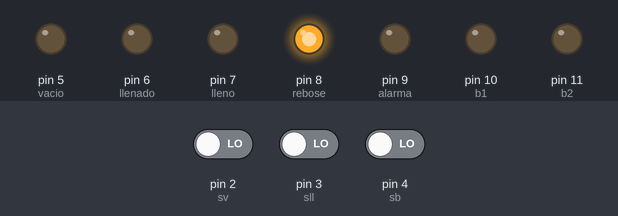
A sketch run on a simulated Arduino Uno, built with avr-gcc and run on an emulated ATmega328P. On the bench: output pins drawn as LEDs (lit = HIGH). Inputs (shaded band) come from the test bench; at power-on: pin 2 (sv) LOW, pin 4 (sb) LOW, pin 3 (sll) LOW.

Above: at 1.2 s.
1.3 s: pin 2 (sv) driven HIGH
At 2.4 s:
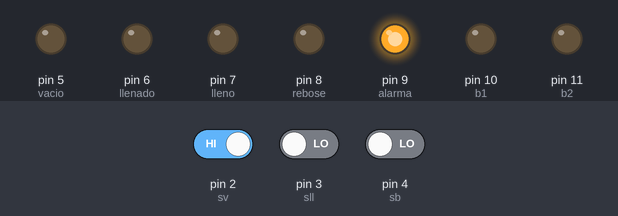
2.8 s: pin 2 (sv) driven LOW
At 3.6 s:
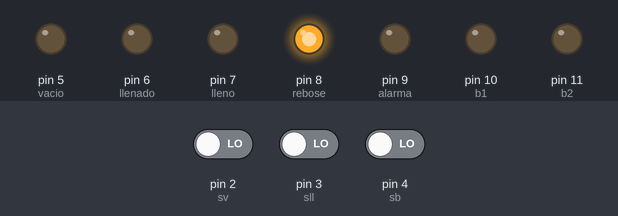
4.3 s: pin 4 (sb) driven HIGH
At 4.7 s:
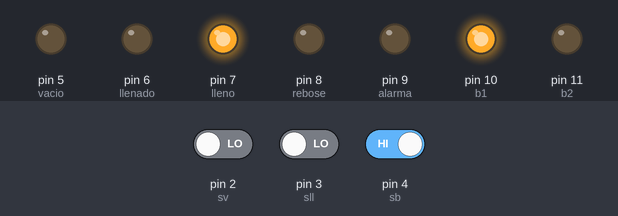
5.8 s: pin 3 (sll) driven HIGH
At 7.0 s:
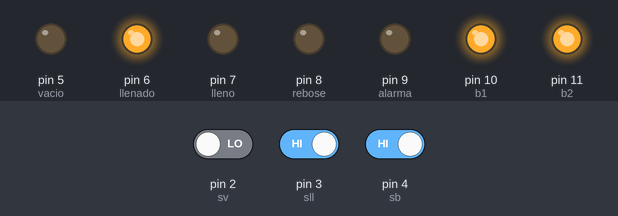
7.3 s: pin 2 (sv) driven HIGH
At 8.2 s:
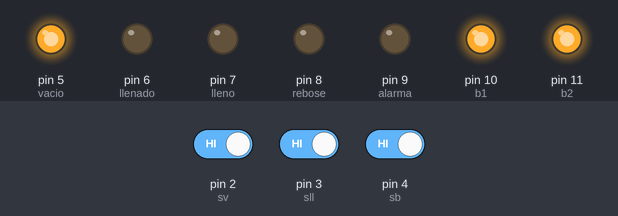
8.8 s: pin 3 (sll) driven LOW
At 9.3 s:
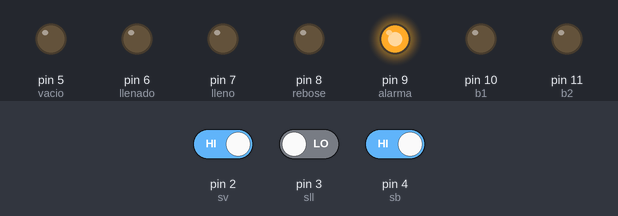
Timing chart, 0 to 11.3 s (numbered marks = the images above; inputs shaded):
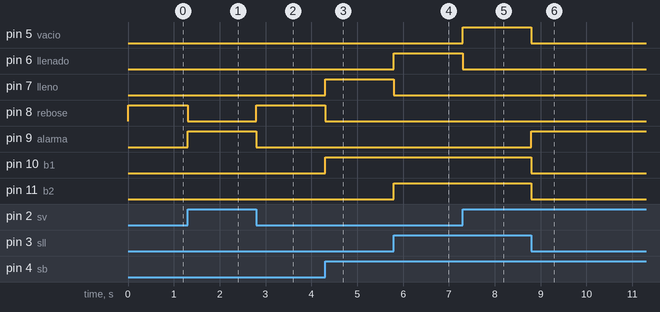

Measured:
- after the input at 1.3 s, pin 8 (rebose): HIGH → LOW at once; pin 9 (alarma): LOW → HIGH at once
- after the input at 2.8 s, pin 8 (rebose): LOW → HIGH at once; pin 9 (alarma): HIGH → LOW at once
- after the input at 4.3 s, pin 7 (lleno), pin 10 (b1): LOW → HIGH at once; pin 8 (rebose): HIGH → LOW at once
- after the input at 5.8 s, pin 6 (llenado), pin 11 (b2): LOW → HIGH at once; pin 7 (lleno): HIGH → LOW at once
- after the input at 7.3 s, pin 5 (vacio): LOW → HIGH at once; pin 6 (llenado): HIGH → LOW at once
- after the input at 8.8 s, pin 5 (vacio), pin 10 (b1), pin 11 (b2): HIGH → LOW at once; pin 9 (alarma): LOW → HIGH at once

The sketch:

GP3-3.ino
```cpp
//Sensores
const int sv = 2;
const int sll = 3;
const int sb = 4;

//Indicadores
int vacio = 5;
int llenado = 6;
int lleno = 7;
int rebose = 8;
int alarma = 9;
int b1 = 10;
int b2 = 11;

void setup() {
  // put your setup code here, to run once:
  //Sensores
  pinMode(sv, INPUT);
  pinMode(sll, INPUT);
  pinMode(sb, INPUT);

  //Indicadores
  pinMode(vacio, OUTPUT);
  pinMode(llenado, OUTPUT);
  pinMode(lleno, OUTPUT);
  pinMode(rebose, OUTPUT);
  pinMode(alarma, OUTPUT);
  pinMode(b1, OUTPUT);
  pinMode(b2, OUTPUT);
}

void loop() {
  // put your main code here, to run repeatedly:
  //Sensores
  digitalRead(sv);
  digitalRead(sll);
  digitalRead(sb);

  //PARTE 1
  if(digitalRead(sv) == HIGH && digitalRead(sll) == HIGH && digitalRead(sb) == HIGH){
    digitalWrite(vacio, HIGH);
    digitalWrite(llenado, LOW);
    digitalWrite(lleno, LOW);
    digitalWrite(rebose, LOW);
    digitalWrite(alarma, LOW);
    digitalWrite(b1, HIGH);
    digitalWrite(b2, HIGH);
  }

  //PARTE 2
  else if(digitalRead(sv) == LOW && digitalRead(sll) == HIGH && digitalRead(sb) == HIGH){
    digitalWrite(llenado, HIGH);
    digitalWrite(vacio, LOW);
    digitalWrite(lleno, LOW);
    digitalWrite(rebose, LOW);
    digitalWrite(alarma, LOW);
    digitalWrite(b1, HIGH);
    digitalWrite(b2, HIGH);
  }

  //PARTE 3
  else if(digitalRead(sv) == LOW && digitalRead(sll) == LOW && digitalRead(sb) == HIGH){
    digitalWrite(llenado, LOW);
    digitalWrite(vacio, LOW);
    digitalWrite(lleno, HIGH);
    digitalWrite(rebose, LOW);
    digitalWrite(alarma, LOW);
    digitalWrite(b1, HIGH);
    digitalWrite(b2, LOW);
  }

  //PARTE 4
  else if(digitalRead(sv) == LOW && digitalRead(sll) == LOW && digitalRead(sb) == LOW){
    digitalWrite(llenado, LOW);
    digitalWrite(vacio, LOW);
    digitalWrite(lleno, LOW);
    digitalWrite(rebose, HIGH);
    digitalWrite(alarma, LOW);
    digitalWrite(b1, LOW);
    digitalWrite(b2, LOW);
  }

  //ERRORES
  else if(digitalRead(sv) == HIGH && digitalRead(sll) == HIGH && digitalRead(sb) == LOW){
    digitalWrite(llenado, LOW);
    digitalWrite(vacio, LOW);
    digitalWrite(lleno, LOW);
    digitalWrite(rebose, LOW);
    digitalWrite(alarma, HIGH);
    digitalWrite(b1, LOW);
    digitalWrite(b2, LOW);
  }

  else if(digitalRead(sv) == HIGH && digitalRead(sll) == LOW && digitalRead(sb) == HIGH){
    digitalWrite(llenado, LOW);
    digitalWrite(vacio, LOW);
    digitalWrite(lleno, LOW);
    digitalWrite(rebose, LOW);
    digitalWrite(alarma, HIGH);
    digitalWrite(b1, LOW);
    digitalWrite(b2, LOW);
  }

  else if(digitalRead(sv) == HIGH && digitalRead(sll) == LOW && digitalRead(sb) == LOW){
    digitalWrite(llenado, LOW);
    digitalWrite(vacio, LOW);
    digitalWrite(lleno, LOW);
    digitalWrite(rebose, LOW);
    digitalWrite(alarma, HIGH);
    digitalWrite(b1, LOW);
    digitalWrite(b2, LOW);
  }

  /*else{
    digitalWrite(llenado, LOW);
    digitalWrite(vacio, LOW);
    digitalWrite(b1, LOW);
    digitalWrite(b2, LOW);
    digitalWrite(alarma, HIGH);
  }*/

}
```
